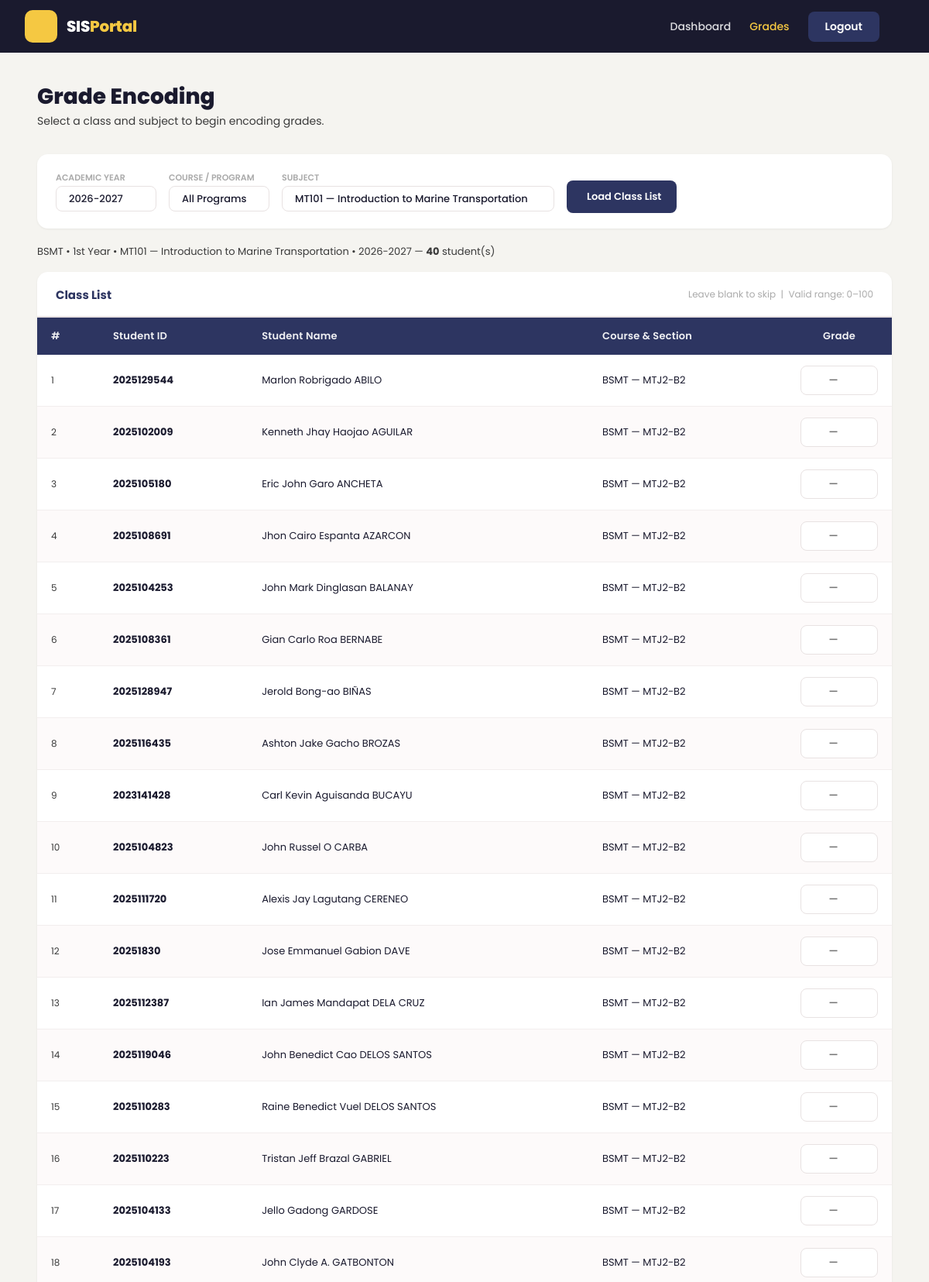
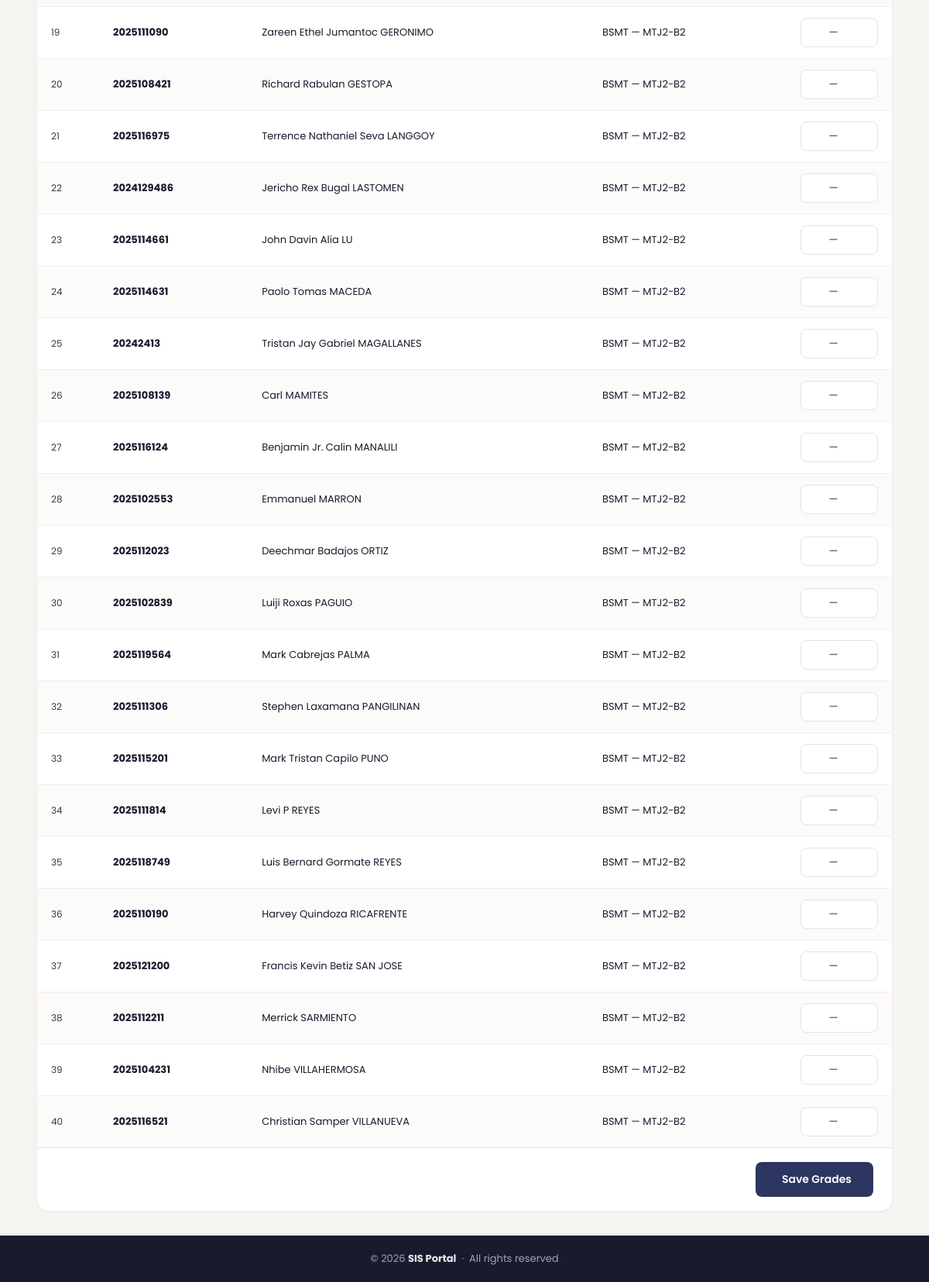
The page /encode_grades.php?subject_id=1 (signed in) on the database its author committed (2 pictures, top to bottom).
### tables this page shows
CREATE TABLE subjects (
    id          INT AUTO_INCREMENT PRIMARY KEY,
    subject_code VARCHAR(20)  NOT NULL UNIQUE,
    subject_name VARCHAR(100) NOT NULL,
    course       VARCHAR(50)  NOT NULL,
    year_level   VARCHAR(50)  NOT NULL,
    created_at   TIMESTAMP DEFAULT CURRENT_TIMESTAMP
);

CREATE TABLE students (
  id INT AUTO_INCREMENT PRIMARY KEY,
  student_id VARCHAR(20) NOT NULL UNIQUE,
  first_name VARCHAR(100) NOT NULL,
  last_name VARCHAR(100) NOT NULL,
  course VARCHAR(50) NOT NULL,
  year_level VARCHAR(50) NOT NULL,
  section VARCHAR(50) NOT NULL,
  gender ENUM('Male','Female') DEFAULT 'Male'
);

### encode_grades.php (the view, shortened to what this page needs)
<?php
include 'config.php';
$current_month = (int) date('n');
$current_y     = (int) date('Y');
if ($current_month >= 6) {
    $current_year = $current_y . '-' . ($current_y + 1);
} else {
    $current_year = ($current_y - 1) . '-' . $current_y;
}
$subjects_result = mysqli_query($conn, "SELECT id, subject_code, subject_name, course FROM subjects ORDER BY subject_code");
$all_subjects = [];
while ($row = mysqli_fetch_assoc($subjects_result)) {
    $all_subjects[] = $row;
}
$academic_year = $_GET['academic_year'] ?? $current_year;
$course        = $_GET['course']        ?? '';
$subject_id    = $_GET['subject_id']    ?? '';
$invalid_grades = [];
$show_roster = ($subject_id && $academic_year);
$students    = [];
if ($show_roster) {
    $subj_meta_stmt = $conn->prepare("SELECT course, year_level FROM subjects WHERE id = ?");
    $subj_meta_stmt->bind_param("i", $subject_id);
    $subj_meta_stmt->execute();
    $subject_meta_row = $subj_meta_stmt->get_result()->fetch_assoc();
    $subject_course     = $subject_meta_row['course']     ?? null;
    $subject_year_level = $subject_meta_row['year_level'] ?? null;
    if ($subject_course === null) {
        $students = [];
    } elseif ($course !== '' && $course !== $subject_course) {
        $course_mismatch = true;
        $students = [];
    } else {
        $sql = "SELECT s.id, s.student_id, s.first_name, s.last_name, s.course, s.section, s.year_level, g.grade, g.updated_at
                FROM students s
                LEFT JOIN grades g
                    ON g.student_id = s.id
                    AND g.subject_id = ?
                    AND g.academic_year = ?
                WHERE s.course = ? AND s.year_level = ?
                ORDER BY s.last_name ASC, s.first_name ASC";
        $stmt = $conn->prepare($sql);
        $stmt->bind_param("isss", $subject_id, $academic_year, $subject_course, $subject_year_level);
        $stmt->execute();
        $students = $stmt->get_result()->fetch_all(MYSQLI_ASSOC);
    }
}
$subject_name_display = '';
if ($subject_id) {
    $subj_stmt = $conn->prepare("SELECT subject_code, subject_name FROM subjects WHERE id = ?");
    $subj_stmt->bind_param("i", $subject_id);
    $subj_stmt->execute();
    if ($subj_row = $subj_stmt->get_result()->fetch_assoc()) {
        $subject_name_display = htmlspecialchars($subj_row['subject_code'] . ' — ' . $subj_row['subject_name']);
    }
}
?>
<!DOCTYPE html>
<html lang="en">
<head>
    <link rel="stylesheet" href="https://cdn.jsdelivr.net/npm/@tabler/icons-webfont@latest/tabler-icons.min.css">
    <link rel="stylesheet" href="style.css">
</head>
<body>
<nav class="navbar">
    <div class="navbar-left">
        <div class="navbar-logo">
            <div class="logo-icon"><i class="ti ti-school"></i></div>
            <span class="logo-text">SIS<span class="logo-accent">Portal</span></span>
        </div>
    </div>
    <div class="navbar-right navbar" id="navbarRight">
        <a href="index.php" class="nav-link">Dashboard</a>
        <a href="encode_grades.php" class="nav-link" style="color:#F5C842;">Grades</a>
        <a href="logout.php" class="nav-btn-logout" id="logoutLink">Logout</a>
    </div>
</nav>
<main class="main-content">
    <div class="page-header">
        <h1>Grade Encoding</h1>
        <p>Select a class and subject to begin encoding grades.</p>
    </div>
    <form method="GET" action="encode_grades.php" class="filter-card" id="filterForm">
        <div class="filter-group">
            <span class="filter-label-top">Academic Year</span>
            <select name="academic_year" class="filter-pill" required>
                <option value="<?php echo htmlspecialchars($current_year); ?>" <?php echo $academic_year === $current_year ? 'selected' : ''; ?>>
                    <?php echo htmlspecialchars($current_year); ?>
                </option>
            </select>
        </div>
        <div class="filter-group">
            <span class="filter-label-top">Course / Program</span>
            <select name="course" class="filter-pill" id="courseSelect">
                <option value="">All Programs</option>
            </select>
        </div>
        <div class="filter-group" style="min-width:180px;">
            <span class="filter-label-top">Subject</span>
            <select name="subject_id" class="filter-pill" id="subjectSelect" required>
                <?php foreach ($all_subjects as $subj): ?>
                    <option value="<?php echo $subj['id']; ?>"
                            data-course="<?php echo htmlspecialchars($subj['course']); ?>"
                            <?php echo $subject_id == $subj['id'] ? 'selected' : ''; ?>>
                        <?php echo htmlspecialchars($subj['subject_code'] . ' — ' . $subj['subject_name']); ?>
                    </option>
                <?php endforeach; ?>
            </select>
        </div>
        <button type="submit" class="btn-add" id="loadListBtn" style="margin-top:14px;height:42px;">
            <i class="ti ti-reload"></i> Load Class List
        </button>
    </form>
    <form method="POST" action="encode_grades.php" id="gradeForm">
        <?php if ($show_roster && count($students) > 0): ?>
            <div class="context-badge">
                <?php echo htmlspecialchars($subject_course); ?> &bull;
                <?php echo htmlspecialchars($subject_year_level); ?> &bull;
                <?php echo $subject_name_display; ?> &bull;
                <?php echo htmlspecialchars($academic_year); ?>
                &mdash; <strong><?php echo count($students); ?></strong> student(s)
            </div>
            <div class="table-card">
                <div class="table-card-header">
                    <h3 class="table-title">Class List</h3>
                    <span class="table-info-note"><i class="ti ti-info-circle"></i> Leave blank to skip &nbsp;|&nbsp; Valid range: 0–100</span>
                </div>
                <div class="table-wrap">
                    <table>
                        <thead>
                            <tr>
                                <th style="width:80px;">#</th>
                                <th>Student ID</th>
                                <th>Student Name</th>
                                <th>Course &amp; Section</th>
                                <th style="width:130px;text-align:center;">Grade</th>
                            </tr>
                        </thead>
                        <tbody>
                            <?php $idx = 1; ?>
                            <?php foreach ($students as $s): ?>
                                <?php
                                    $is_invalid = array_key_exists($s['id'], $invalid_grades);
                                    $display_value = $is_invalid
                                        ? $invalid_grades[$s['id']]
                                        : (($s['grade'] !== '' && $s['grade'] !== null) ? $s['grade'] : '');
                                ?>
                                <tr class="<?php echo $is_invalid ? 'row-invalid' : ''; ?>">
                                    <td style="color:var(--text-muted);font-size:12px;"><?php echo $idx++; ?></td>
                                    <td><strong><?php echo htmlspecialchars($s['student_id']); ?></strong></td>
                                    <td><?php echo htmlspecialchars($s['first_name'] . ' ' . $s['last_name']); ?></td>
                                    <td><?php echo htmlspecialchars($s['course'] . ' — ' . $s['section']); ?></td>
                                    <td style="text-align:center;">
                                        <input type="number"
                                               name="grades[<?php echo $s['id']; ?>]"
                                               value="<?php echo htmlspecialchars($display_value); ?>"
                                               step="0.01" min="0" max="100"
                                               placeholder="—"
                                               data-original="<?php echo htmlspecialchars(($s['grade'] !== '' && $s['grade'] !== null) ? $s['grade'] : ''); ?>"
                                               class="grade-input<?php echo $is_invalid ? ' grade-input-invalid' : ''; ?>">
                                    </td>
                                </tr>
                            <?php endforeach; ?>
                        </tbody>
                    </table>
                </div>
                <div class="save-row">
                    <button type="submit" name="save_grades" class="btn-add" id="saveBtn" style="font-size:14px;padding:12px 28px;">
                        <i class="ti ti-device-floppy"></i> Save Grades
                    </button>
                </div>
            </div>
        <?php endif; ?>
    </form>
</main>
<footer class="site-footer">
    <p>&copy; 2026 <strong>SIS Portal</strong> &nbsp;&middot;&nbsp; All rights reserved</p>
</footer>
</body>
</html>

### rows shown on the page
subjects: course "BSMT", year_level "1st Year", subject_name_display "MT101 — Introduction to Marine Transportation"
students: student "2025129544", first_name+last_name "Marlon Robrigado ABILO", course+section "BSMT — MTJ2-B2"
students: student "2025102009", first_name+last_name "Kenneth Jhay Haojao AGUILAR", course+section "BSMT — MTJ2-B2"
students: student "2025105180", first_name+last_name "Eric John Garo ANCHETA", course+section "BSMT — MTJ2-B2"
students: student "2025108691", first_name+last_name "Jhon Cairo Espanta AZARCON", course+section "BSMT — MTJ2-B2"
students: student "2025104253", first_name+last_name "John Mark Dinglasan BALANAY", course+section "BSMT — MTJ2-B2"
students: student "2025108361", first_name+last_name "Gian Carlo Roa BERNABE", course+section "BSMT — MTJ2-B2"
students: student "2025128947", first_name+last_name "Jerold Bong-ao BIÑAS", course+section "BSMT — MTJ2-B2"
students: student "2025116435", first_name+last_name "Ashton Jake Gacho BROZAS", course+section "BSMT — MTJ2-B2"
students: student "2023141428", first_name+last_name "Carl Kevin Aguisanda BUCAYU", course+section "BSMT — MTJ2-B2"
students: student "2025104823", first_name+last_name "John Russel O CARBA", course+section "BSMT — MTJ2-B2"
students: student "2025111720", first_name+last_name "Alexis Jay Lagutang CERENEO", course+section "BSMT — MTJ2-B2"
students: student "20251830", first_name+last_name "Jose Emmanuel Gabion DAVE", course+section "BSMT — MTJ2-B2"
students: student "2025112387", first_name+last_name "Ian James Mandapat DELA CRUZ", course+section "BSMT — MTJ2-B2"
students: student "2025119046", first_name+last_name "John Benedict Cao DELOS SANTOS", course+section "BSMT — MTJ2-B2"
students: student "2025110283", first_name+last_name "Raine Benedict Vuel DELOS SANTOS", course+section "BSMT — MTJ2-B2"
students: student "2025110223", first_name+last_name "Tristan Jeff Brazal GABRIEL", course+section "BSMT — MTJ2-B2"
students: student "2025104133", first_name+last_name "Jello Gadong GARDOSE", course+section "BSMT — MTJ2-B2"
students: student "2025104193", first_name+last_name "John Clyde A. GATBONTON", course+section "BSMT — MTJ2-B2"
students: student "2025111090", first_name+last_name "Zareen Ethel Jumantoc GERONIMO", course+section "BSMT — MTJ2-B2"
students: student "2025108421", first_name+last_name "Richard Rabulan GESTOPA", course+section "BSMT — MTJ2-B2"
students: student "2025116975", first_name+last_name "Terrence Nathaniel Seva LANGGOY", course+section "BSMT — MTJ2-B2"
students: student "2024129486", first_name+last_name "Jericho Rex Bugal LASTOMEN", course+section "BSMT — MTJ2-B2"
students: student "2025114661", first_name+last_name "John Davin Alia LU", course+section "BSMT — MTJ2-B2"
students: student "2025114631", first_name+last_name "Paolo Tomas MACEDA", course+section "BSMT — MTJ2-B2"
students: student "20242413", first_name+last_name "Tristan Jay Gabriel MAGALLANES", course+section "BSMT — MTJ2-B2"
students: student "2025108139", first_name+last_name "Carl MAMITES", course+section "BSMT — MTJ2-B2"
students: student "2025116124", first_name+last_name "Benjamin Jr. Calin MANALILI", course+section "BSMT — MTJ2-B2"
students: student "2025102553", first_name+last_name "Emmanuel MARRON", course+section "BSMT — MTJ2-B2"
students: student "2025112023", first_name+last_name "Deechmar Badajos ORTIZ", course+section "BSMT — MTJ2-B2"
students: student "2025102839", first_name+last_name "Luiji Roxas PAGUIO", course+section "BSMT — MTJ2-B2"
students: student "2025119564", first_name+last_name "Mark Cabrejas PALMA", course+section "BSMT — MTJ2-B2"
students: student "2025111306", first_name+last_name "Stephen Laxamana PANGILINAN", course+section "BSMT — MTJ2-B2"
students: student "2025115201", first_name+last_name "Mark Tristan Capilo PUNO", course+section "BSMT — MTJ2-B2"
students: student "2025111814", first_name+last_name "Levi P REYES", course+section "BSMT — MTJ2-B2"
students: student "2025118749", first_name+last_name "Luis Bernard Gormate REYES", course+section "BSMT — MTJ2-B2"
students: student "2025110190", first_name+last_name "Harvey Quindoza RICAFRENTE", course+section "BSMT — MTJ2-B2"
students: student "2025121200", first_name+last_name "Francis Kevin Betiz SAN JOSE", course+section "BSMT — MTJ2-B2"
students: student "2025112211", first_name+last_name "Merrick SARMIENTO", course+section "BSMT — MTJ2-B2"
students: student "2025104231", first_name+last_name "Nhibe VILLAHERMOSA", course+section "BSMT — MTJ2-B2"
students: student "2025116521", first_name+last_name "Christian Samper VILLANUEVA", course+section "BSMT — MTJ2-B2"

### other values the page prints
$academic_year "2026-2027"
count($students) "40"
form field academic_year "2026-2027"
form field subject_id "MT101 — Introduction to Marine Transportation"
